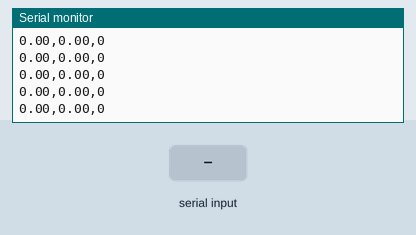
This sketch was run on a simulated Arduino Uno, built with avr-gcc and run on an emulated ATmega328P. On the bench: the last lines printed to the serial monitor. The inputs (shaded band) are chosen by the test bench.

Above: at 1.2 s.
1.3 s: "90,45\n" received over Serial
At 2.46 s:
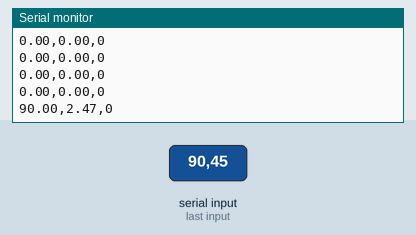
2.8 s: "30,150\n" received over Serial
At 3.96 s:
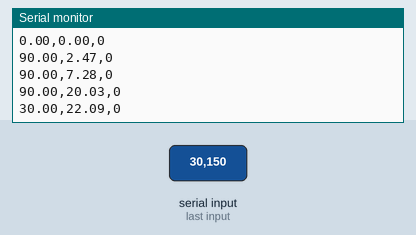
Timing chart, 0 to 5.8 s (numbered marks = the images above; inputs shaded):
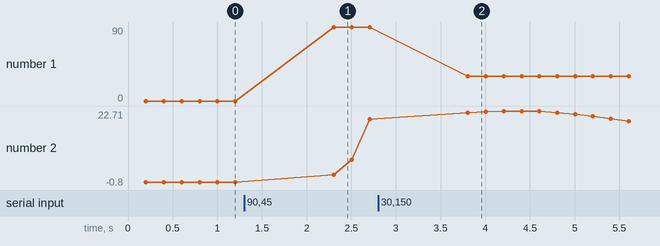

The sketch:

Digital.ino
```cpp
float filter(const float Xn){
    static unsigned long startTime = millis();
    static const int dt = 100; // ms
    static float Xn1, Xn2;
    static float Yn1, Yn2;

    if(millis() - startTime < dt)
        return Yn1;

    startTime = millis();
    const float Yn = Xn*(0.027481) + Xn1*(0.000000) + Xn2*(-0.027481) + Yn1*(1.942707) + Yn2*(-0.945038);
    Xn2 = Xn1; Xn1 = Xn;
    Yn2 = Yn1; Yn1 = Yn;
    return Yn;
}

void setup(){
    Serial.begin(9600);
}

void loop(){
    static float setpoint = 0.0;

    if(Serial.available())
        setpoint = Serial.readString().toFloat();

    float output = filter(setpoint);
    plotStates(setpoint, output);
}

void plotStates(float setpoint, float output){
    static unsigned long startTime;
    static unsigned long attTime;

    if(millis() - startTime < 200)
        return;

    startTime = millis();
    Serial.println(String(setpoint) + "," + String(output) + ",0");
}
```

Measured:
- after the input at 1.3 s, the serial monitor: prints a new line after 1.0 s (image 1)
- after the input at 2.8 s, the serial monitor: prints a new line after 1.0 s (image 2)
- plotted number 1: 0 → 90 after the input at 1.3 s, 90 → 30 after the input at 2.8 s
- plotted number 2: 0 → 20.03 after the input at 1.3 s, 20.03 → -0.8 after the input at 2.8 s
